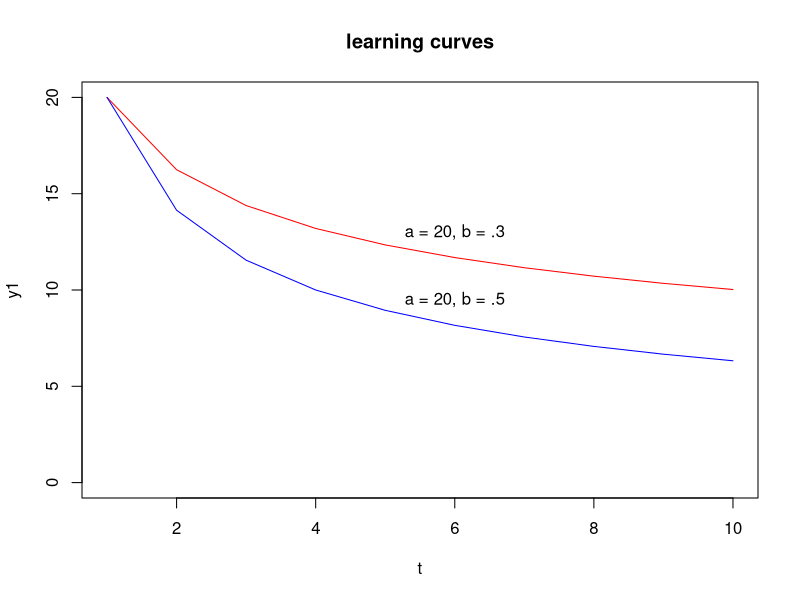

Here is the R script that generated this plot:

# a is cost of first unit
# b is learning elasticity

a = 20
b1 = .3
b2 = .5
T = 10

t = c(1:T)
y1 = a*t^(-b1)
y2 = a*t^(-b2)

plot(y1~t, ylim = c(0, a), type = "l", col = 'red', main = "learning curves")
lines(y2~t, col = "blue")

text(6,13, "a = 20, b = .3")
text(6,9.5, "a = 20, b = .5")